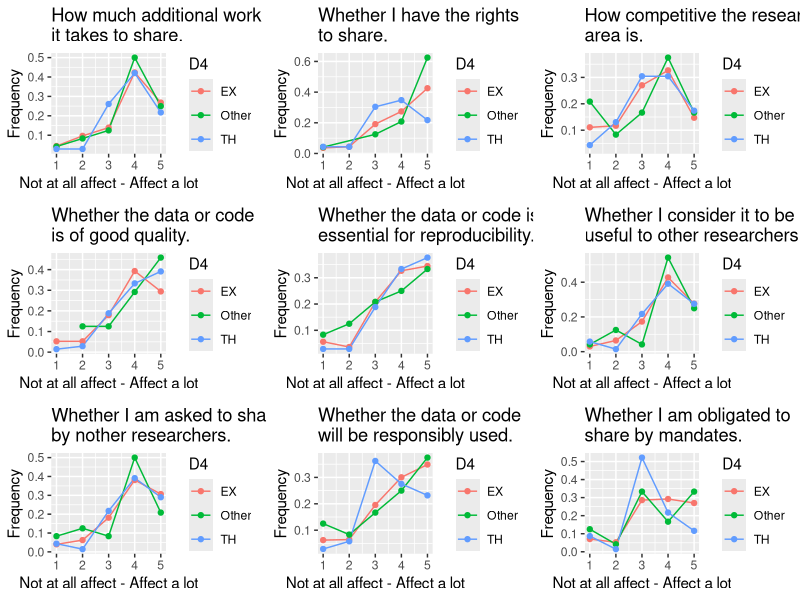

Write R code to recreate this figure.
library(tidyverse)
library(dplyr)
library(ggplot2)
library(readr)
library(gtable)
library(gridExtra)

coded_data <- read_csv("Data/Base/Usable_QC_FA_coded.csv")

F1 <- coded_data %>% #<- change
  filter(!is.na(Sex)) %>%
  group_by(D4, `p5q2 [1]`) %>% #<- change  
  summarize(count = n()) %>%
  mutate(freq = count / sum(count))

p1 <- ggplot(F1, aes(x = `p5q2 [1]`, y = freq, color = D4)) + # <- change
  geom_line() +
  geom_point() +
  ggtitle("How much additional work \nit takes to share.") +
  labs(x = "Not at all affect - Affect a lot", y = "Frequency")

F2 <- coded_data %>% #<- change
  filter(!is.na(Sex)) %>%
  group_by(D4, `p5q2 [2]`) %>% #<- change  
  summarize(count = n()) %>%
  mutate(freq = count / sum(count))

p2 <- ggplot(F2, aes(x = `p5q2 [2]`, y = freq, color = D4)) + # <- change
  geom_line() +
  geom_point() +
  ggtitle("Whether I have the rights \nto share.") +
  labs(x = "Not at all affect - Affect a lot", y = "Frequency")

F3 <- coded_data %>% #<- change
  filter(!is.na(Sex)) %>%
  group_by(D4, `p5q2 [3]`) %>% #<- change  
  summarize(count = n()) %>%
  mutate(freq = count / sum(count))

p3 <- ggplot(F3, aes(x = `p5q2 [3]`, y = freq, color = D4)) + # <- change
  geom_line() +
  geom_point() +
  ggtitle("How competitive the research \narea is.") +
  labs(x = "Not at all affect - Affect a lot", y = "Frequency")

F4 <- coded_data %>% #<- change
  filter(!is.na(Sex)) %>%
  group_by(D4, `p5q2 [4]`) %>% #<- change  
  summarize(count = n()) %>%
  mutate(freq = count / sum(count))

p4 <- ggplot(F4, aes(x = `p5q2 [4]`, y = freq, color = D4)) + # <- change
  geom_line() +
  geom_point() +
  ggtitle("Whether the data or code \nis of good quality.") +
  labs(x = "Not at all affect - Affect a lot", y = "Frequency")

F5 <- coded_data %>% #<- change
  filter(!is.na(Sex)) %>%
  group_by(D4, `p5q2 [5]`) %>% #<- change  
  summarize(count = n()) %>%
  mutate(freq = count / sum(count))

p5 <- ggplot(F5, aes(x = `p5q2 [5]`, y = freq, color = D4)) + # <- change
  geom_line() +
  geom_point() +
  ggtitle("Whether the data or code is \nessential for reproducibility.") +
  labs(x = "Not at all affect - Affect a lot", y = "Frequency")

F6 <- coded_data %>% #<- change
  filter(!is.na(Sex)) %>%
  group_by(D4, `p5q2 [6]`) %>% #<- change  
  summarize(count = n()) %>%
  mutate(freq = count / sum(count))

p6 <- ggplot(F6, aes(x = `p5q2 [6]`, y = freq, color = D4)) + # <- change
  geom_line() +
  geom_point() +
  ggtitle("Whether I consider it to be \nuseful to other researchers.") +
  labs(x = "Not at all affect - Affect a lot", y = "Frequency")

F7 <- coded_data %>% #<- change
  filter(!is.na(Sex)) %>%
  group_by(D4, `p5q2 [7]`) %>% #<- change  
  summarize(count = n()) %>%
  mutate(freq = count / sum(count))

p7 <- ggplot(F7, aes(x = `p5q2 [7]`, y = freq, color = D4)) + # <- change
  geom_line() +
  geom_point() +
  ggtitle("Whether I am asked to share \nby nother researchers.") +
  labs(x = "Not at all affect - Affect a lot", y = "Frequency")

F8 <- coded_data %>% #<- change
  filter(!is.na(Sex)) %>%
  group_by(D4, `p5q2 [8]`) %>% #<- change  
  summarize(count = n()) %>%
  mutate(freq = count / sum(count))

p8 <- ggplot(F8, aes(x = `p5q2 [8]`, y = freq, color = D4)) + # <- change
  geom_line() +
  geom_point() +
  ggtitle("Whether the data or code \nwill be responsibly used.") +
  labs(x = "Not at all affect - Affect a lot", y = "Frequency")

F9 <- coded_data %>% #<- change
  filter(!is.na(Sex)) %>%
  group_by(D4, `p5q2 [9]`) %>% #<- change  
  summarize(count = n()) %>%
  mutate(freq = count / sum(count))

p9 <- ggplot(F9, aes(x = `p5q2 [9]`, y = freq, color = D4)) + # <- change
  geom_line() +
  geom_point() +
  ggtitle("Whether I am obligated to \nshare by mandates.") +
  labs(x = "Not at all affect - Affect a lot", y = "Frequency")

grid.arrange(
  p1,
  p2,
  p3,
  p4,
  p5,
  p6,
  p7,
  p8,
  p9,
  nrow = 3
)
